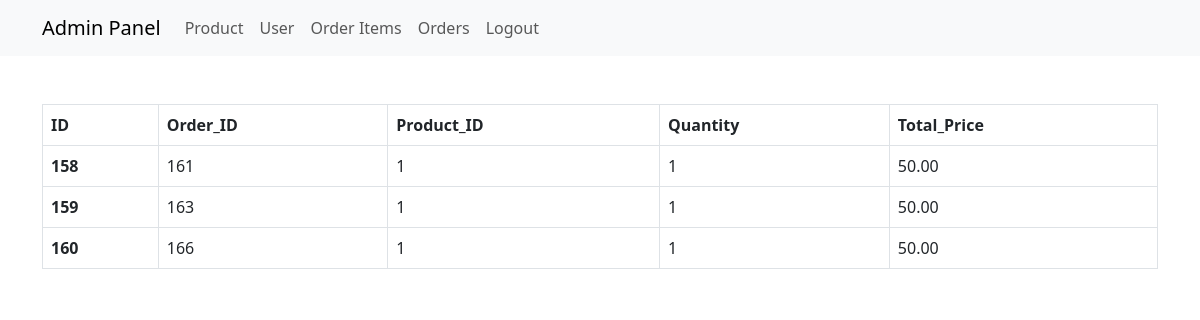
The app's page /order_items.php (signed in) with its own data.
### tables this page shows
CREATE TABLE `order_items` (
  `id` int(11) NOT NULL,
  `order_id` int(11) NOT NULL,
  `product_id` int(11) NOT NULL,
  `quantity` int(11) NOT NULL,
  `total_price` decimal(10,2) NOT NULL
);

### order_items.php (the view, shortened to what this page needs)
<?php
include 'config.php';
$sql = "SELECT * FROM order_items";
$result = $conn->query($sql);
?>
<!doctype html>
<html lang="en">
<head>
    <link href="https://cdn.jsdelivr.net/npm/bootstrap@5.3.0-alpha1/dist/css/bootstrap.min.css" rel="stylesheet">
</head>
<body>
    <nav class="navbar navbar-expand-lg navbar-light bg-light">
        <div class="container">
            <a class="navbar-brand" href="#">Admin Panel</a>
            <div class="collapse navbar-collapse" id="navbarNav">
                <ul class="navbar-nav">
                <li class="nav-item">
                        <a class="nav-link" href="product.php">Product</a>
                    </li>
                    <li class="nav-item">
                        <a class="nav-link" href="table_user.php">User</a>
                    </li>
                    <li class="nav-item">
                        <a class="nav-link" href="order_items.php">Order Items</a>
                    </li>
                    <li class="nav-item">
                        <a class="nav-link" href="orders.php">Orders</a>
                    </li>
                    <li class="nav-item">
                        <a class="nav-link" href="logout.php">Logout</a>
                    </li>
                </ul>
            </div>
        </div>
    </nav>
    <div class="container mt-5">
        <table class="table table-bordered">
            <thead>
                <tr>
                    <th scope="col">ID</th>
                    <th scope="col">Order_ID</th>
                    <th scope="col">Product_ID</th>
                    <th scope="col">Quantity</th>
                    <th scope="col">Total_Price</th>
                </tr>
            </thead>
            <tbody>
                <?php while ($row = $result->fetch_assoc()) : ?>
                    <tr>
                        <th scope="row"><?= $row['id']; ?></th>
                        <td><?= $row['order_id']; ?></td>
                        <td><?= $row['product_id']; ?></td>
                        <td><?= $row['quantity']; ?></td>
                        <td><?= $row['total_price']; ?></td>
                    </tr>
                <?php endwhile; ?>
            </tbody>
  </table>
</div>
</body>
</html>

### records on screen
order_items: id "158", order "161", product "1", quantity "1", total_price "50.00"
order_items: id "159", order "163", product "1", quantity "1", total_price "50.00"
order_items: id "160", order "166", product "1", quantity "1", total_price "50.00"
